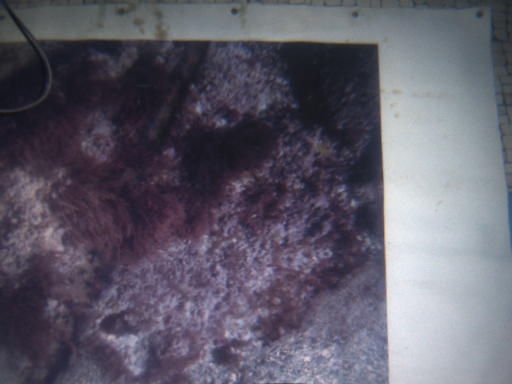
//> input picture images/left_1.png, 512 x 384 px
$ ./main images/left_1.png images/left_2.png out.png   (built with g++ and OpenCV 4, older OpenCV classes emulated)
//> lines starting //> are read from the running program, lines starting //| are printed output that depends on the picture
#include <stdio.h>
#include <fstream>
#include <opencv2/opencv.hpp>
#include <opencv2/nonfree/features2d.hpp>

using namespace cv;

/*
 * Camera Parameter
 *
 * intrinsic1 = [749.642742046463, 0.0, 539.67454188334; ...
 *               0.0, 718.738253774844, 410.819033898981; 0.0, 0.0, 1.0];
 * radial1     = [-0.305727818014552, 0.125105811097608, 0.0021235435545915];
 * tangential1 = [0.00101183009692414, 0.0];
 *
 * intrinsic2 = [747.473744648049, 0.0, 523.981339714942; ...
 *               0.0, 716.76909875026, 411.218247507688; 0.0, 0.0, 1.0];
 * radial2     = [-0.312470781595577, 0.140416928438558, 0.00187045432179417];
 * tangential2 = [-0.000772438457736498, 0.0];
 */

void readme()
{
    std::cout << "[ERROR] \t On or more provided images are broken \n"
              << std::endl;
}

void sharpenImage(Mat& imageRight, Mat& imageLeft, Mat& rightBlur, Mat& leftBlur)
{
    GaussianBlur(imageLeft, leftBlur, Size(0, 0), 3);
    addWeighted(imageLeft, 3, leftBlur, -2, 0, imageLeft);
    GaussianBlur(imageRight, rightBlur, Size(0, 0), 3);
    addWeighted(imageRight, 3, rightBlur, -2, 0, imageRight);
}

Point3d calc3DPoint( const Point2d leftCameraPoint, const double disparity,
                     const Mat Q )
{
    Point3d calculatedPoint;
    double w;

    calculatedPoint.x = leftCameraPoint.x + Q.at<float>(0, 3);
    calculatedPoint.y = leftCameraPoint.y + Q.at<float>(1, 3);
    calculatedPoint.z = Q.at<float>(2, 3);

    w               = Q.at<float>(3, 2) * disparity + Q.at<float>(3, 3);
    calculatedPoint = calculatedPoint * (1.0 / w);

    return calculatedPoint;
}

Mat getReprojMat()
{
    /*
     *     [ 1  0   0   -Cx ]
     * Q = [ 0  1   0   -Cy ]
     *     [ 0  0   0    Fx ]
     *     [ 0  0 -1/Tx  0  ]
     * parameters taken from the left camera
    */

    double Tx = ( -79.090353246545 * 0.5 ) / ( 749.6427420 * 0.5 );
    double Cx = 509.2988 * 0.5;
    double Cy = 384.118202 * 0.5;
    double Fx = 749.6427420 * 0.5;


    Mat Q             = Mat::zeros(4,4, CV_32F);
    Q.at<float>(0, 0) = 1;
    Q.at<float>(1, 1) = 1;
    Q.at<float>(0, 3) = -Cx;
    Q.at<float>(1, 3) = -Cy;
    Q.at<float>(2, 3) = Fx;
    Q.at<float>(3, 2) = -1/Tx;

    return Q;
}

void detectFeatures(Mat& descriptorsRight, Mat& imageLeft,
                    std::vector<KeyPoint>& keypointsRight,
                    std::vector<KeyPoint>& keypointsLeft, Mat& descriptorsLeft,
                    Mat& grayRight, Mat& imageRight, Mat& grayLeft)
{
    cvtColor(imageLeft, grayLeft, COLOR_BGR2GRAY, 1);
    cvtColor(imageRight, grayRight, COLOR_BGR2GRAY, 1);

    SiftFeatureDetector detector;
    SiftDescriptorExtractor extractor;

    detector.detect(grayLeft, keypointsLeft);
    detector.detect(grayLeft, keypointsRight);


    extractor.compute(grayLeft, keypointsLeft, descriptorsLeft);
    extractor.compute(grayRight, keypointsRight, descriptorsRight);
}

void findNearestNeighbors(Mat& descriptorsRight, Mat& descriptorsLeft,
                          std::vector<KeyPoint>& keypointsLeft,
                          std::vector<DMatch>& inliers,
                          std::vector<Point2d>& rightImagePoints,
                          std::vector<Point2d>& leftImagePoints,
                          std::vector<KeyPoint>& keypointsRight)
{
    std::vector<DMatch> matches;
    FlannBasedMatcher matcher;
    matcher.match( descriptorsLeft, descriptorsRight, matches);

    double max_dist = 0;
    double min_dist = 100;

    for (int i = 0; i < descriptorsLeft.rows; ++i) {
        double dist = matches[i].distance;
        if( dist < min_dist ) min_dist = dist;
        if( dist > max_dist ) max_dist = dist;
    }


    for (int j = 0; j < descriptorsLeft.rows; ++j) {
        if( matches[j].distance <= max(2*min_dist, 0.02) )
        {
            inliers.push_back( matches[j] );
            leftImagePoints.push_back(
                        keypointsLeft[ matches[j].queryIdx ].pt );
            rightImagePoints.push_back(
                        keypointsRight[ matches[j].trainIdx ].pt );
        }
    }
}

void calc3DPoints(std::vector<Point2d>& rightImagePoints, char** argv,
                  std::vector<Point2d>& leftImagePoints)
{
    Mat Q;
    Q = getReprojMat();

    Point2d leftPoint, rightPoint;
    double disparity;

    // prepare to stream data
    std::ofstream output;
    output.open( argv[3], std::ofstream::binary );

    // calculate 3D points for all matches
    for ( std::vector<Point2d>::size_type l = 0; l != leftImagePoints.size();
          l++) {

        leftPoint      = leftImagePoints[l];
        rightPoint     = rightImagePoints[l];

        disparity      = leftPoint.x - rightPoint.x;

        Point3d point3 = calc3DPoint( leftPoint, disparity, Q );

        // stream data to file
        if ( l == 0 )
        {
            if ( output.is_open() )
                output << point3.x << "," << point3.y << ","
                       << point3.z << " \n ";
        }
        else if ( l == leftImagePoints.size() - 1 )
        {
            if ( output.is_open() )
                output << point3.x << "," << point3.y << "," << point3.z;
        }
        else
        {
            if ( output.is_open() )
                output << point3.x << "," << point3.y << "," << point3.z
                       << "\n ";
        }
    }
    // close stream data
    output.close();
}

int main(int argc, char** argv )
{
    // load images
    if ( argc != 4 )
    {
        std::cout << "usage: stereo-3D-calculation.out <Left_Image_Path>"
                  << "<Right_Image_Path> <output.bin>\n" << std::endl;
        return -1;
    }

    Mat imageLeft, imageRight, grayLeft, grayRight, outputLeft, outputRight;
    Mat leftBlur, rightBlur;

    imageLeft = imread( argv[1], 1 );
//> imageLeft is the input picture: 384 rows x 512 cols, CV_8UC3; mean B, G, R 105.6, 92.2, 95.2
    imageRight = imread( argv[2], 1 );
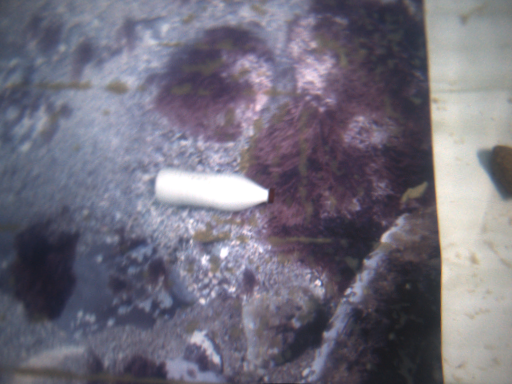
//> input picture images/left_2.png, 512 x 384 px
//> imageRight is the input picture: 384 rows x 512 cols, CV_8UC3; mean B, G, R 124.2, 110, 113.7

    if ( !imageLeft.data || !imageRight.data)
    {
        readme();
        return -1;
    }

    std::cout << "[OK] \t load images" << std::endl;

    // sharpen images
    sharpenImage(imageRight, imageLeft, rightBlur, leftBlur);
//> in sharpenImage, `addWeighted(imageRight, 3, rightBlur, -2, 0, imageRight);`:
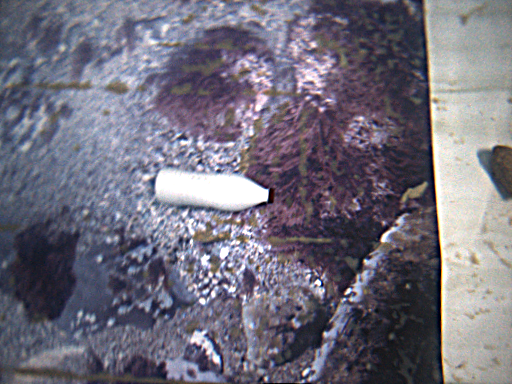
//> imageRight: 384 rows x 512 cols, CV_8UC3; mean B, G, R 123.9, 109.8, 113.3

    // detect SIFT-features
    std::vector<KeyPoint> keypointsLeft, keypointsRight;
    Mat descriptorsLeft, descriptorsRight;

    detectFeatures(descriptorsRight, imageLeft, keypointsRight, keypointsLeft,
                   descriptorsLeft, grayRight, imageRight, grayLeft);
//> in detectFeatures, `cvtColor(imageLeft, grayLeft, COLOR_BGR2GRAY, 1);`:
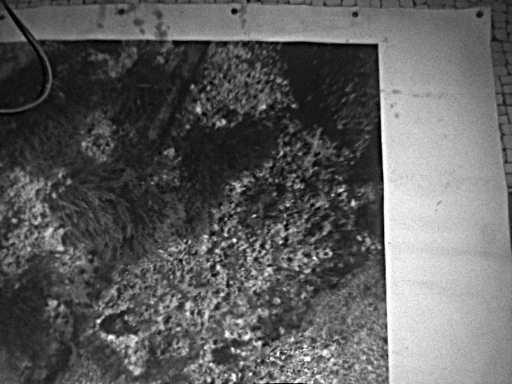
//> grayLeft: 384 rows x 512 cols, CV_8UC1; min 0, max 255, mean 94.6
//> in detectFeatures, `cvtColor(imageRight, grayRight, COLOR_BGR2GRAY, 1);`:
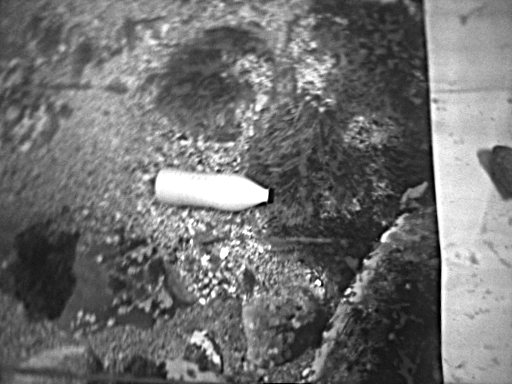
//> grayRight: 384 rows x 512 cols, CV_8UC1; min 0, max 255, mean 112.5
//> in detectFeatures, `detector.detect(grayLeft, keypointsLeft);`: keypointsLeft = 2981 keypoints; strongest (x, y, size): (234, 240, 2.7), (98, 321, 2.9), (254, 215, 1.9), (233, 377, 3.9)
//> in detectFeatures, `detector.detect(grayLeft, keypointsRight);`: keypointsRight has the same summary as keypointsLeft
//> keypointsRight has the same summary as keypointsLeft in detectFeatures


    std::cout << "[OK] \t detect features" << std::endl;

    // FLANN
    std::vector<DMatch>  inliers;
    std::vector<Point2d> leftImagePoints;
    std::vector<Point2d> rightImagePoints;

    findNearestNeighbors(descriptorsRight, descriptorsLeft, keypointsLeft,
                         inliers, rightImagePoints, leftImagePoints,
                         keypointsRight);
//> in findNearestNeighbors, `matcher.match( descriptorsLeft, descriptorsRight, matches);`: matches = 2981 matches
//> the loop in findNearestNeighbors, `for (int i = 0; i < descriptorsLeft.rows; ++i)` made 2981 passes
//> (dist, max_dist) on passes 1, 2, 3, 76, 369, 2963: (394.8, 394.8), (406.6, 406.6), (434.8, 434.8), (449.8, 449.8), (453.7, 453.7), (455, 455)
//> dist on passes 4 to 9: 399.5, 396.1, 404.4, 410, 395.7, 361.4
//> after the loop in findNearestNeighbors, `for (int i = 0; i < descriptorsLeft.rows; ++i)`: min_dist = 100; max_dist = 455
//> inliers = 0 matches

    std::cout << "[OK] \t match features" << std::endl;

    // Draw Inliers
    Mat img_inliers;
    drawMatches(imageLeft, keypointsLeft, imageRight, keypointsRight,
                inliers, img_inliers, Scalar::all(-1), Scalar::all(-1),
                std::vector<char>(), DrawMatchesFlags::NOT_DRAW_SINGLE_POINTS);
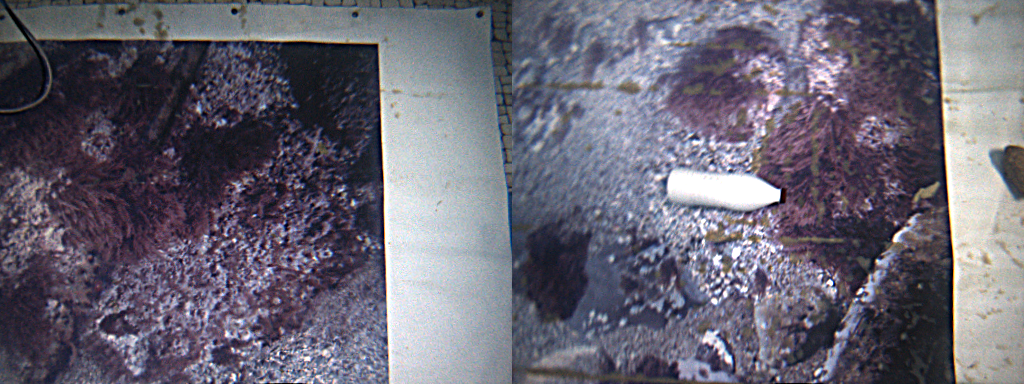
//> img_inliers: 384 rows x 1024 cols, CV_8UC3; mean B, G, R 114.7, 101, 104.2

    drawKeypoints(grayLeft, keypointsLeft, outputLeft);
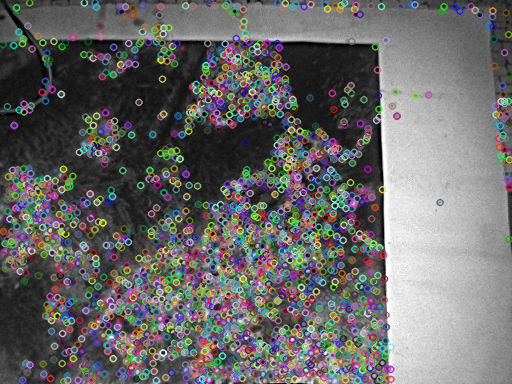
//> outputLeft: 384 rows x 512 cols, CV_8UC3; mean B, G, R 104.2, 104.5, 105.3
    drawKeypoints(grayRight, keypointsRight, outputRight);
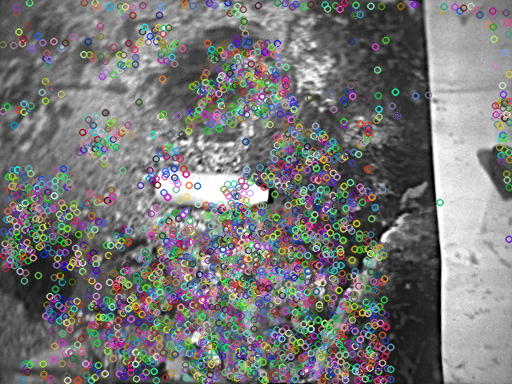
//> outputRight: 384 rows x 512 cols, CV_8UC3; mean B, G, R 118.3, 118.4, 118.4

    // show images <left, right>
    imshow("Stereo Matching", img_inliers);

    std::cout << "[OK] \t show stereo-matching" << std::endl;

    // 3D Point calculation from 2D-stereo-matches
    // Reprojection-Matrix for used Camera
    // HAS TO BE MODIFIED FOR OTHER SETUP
    calc3DPoints(rightImagePoints, argv, leftImagePoints);

    std::cout << "[OK] \t calculated 3D points <" << leftImagePoints.size()
              << ">"<< std::endl;
//| [OK] 	 calculated 3D points <0>
    std::cout << "[OK] \t saved to file <" << argv[3] << ">" << std::endl;
//| [OK] 	 saved to file <out.png>
    std::cout << "[INFO] \t Hit ANY Button to CLOSE this programm" << std::endl;
    waitKey(0);

    return 0;
}
